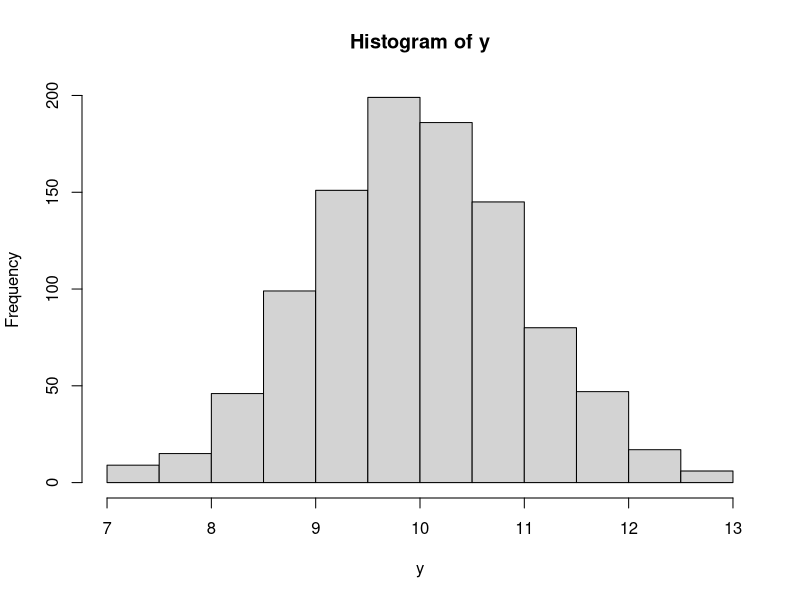
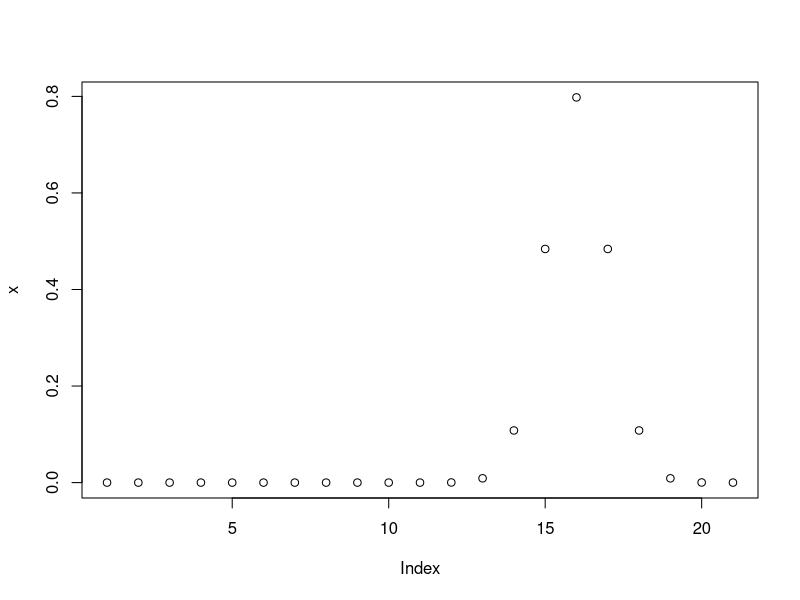

Generate these figures, in order, with R:
## ---- chunk 1
rmytnorm <- function(n=1, m=0) {
  v <- rep(NA, n)
  for(i in 1:n) {
    v[i] <- -1
    while(v[i]<0) {
      v[i] <- rnorm(1, mean=m)
    }
  }
  return(v)
  
}
dmytnorm <- function(x, m=0) {
  v <- rep(NA, length(x))
  for(i in 1:length(x)) {
    
  if(x[i]<0) {
    v[i] <- 0
  }else {
    v[i] <- 2*dnorm(x[i], mean=m)
  }
  }
  return(v)
  }


## ---- chunk 2


y <- rmytnorm(1000,10)

head(y)
hist(y)

## ---- chunk 3
x <- dmytnorm(-10:10,5)

head(x)
plot(x)
